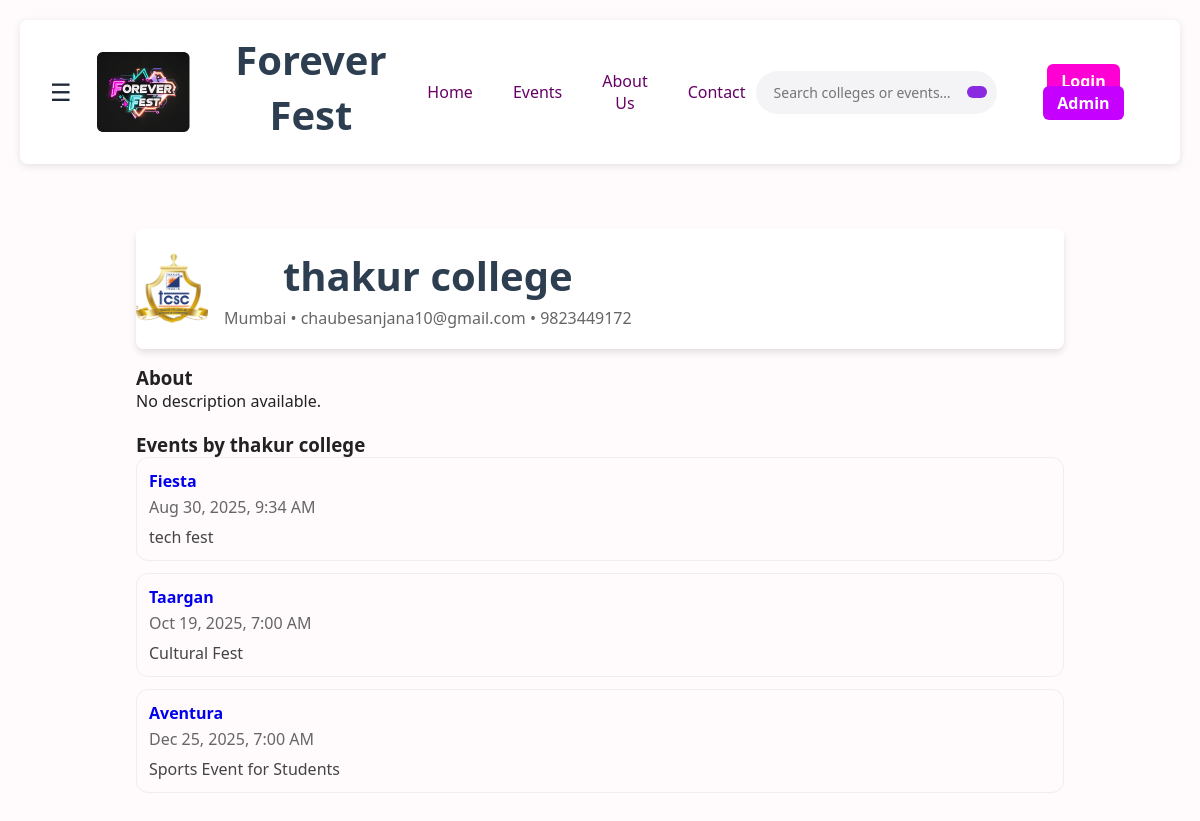
Screenshot of /colleges/COL0001/ with the database file from the repository.
### colleges/models.py (models this page shows, shortened)
class College(models.Model):
    college_id  = models.CharField(max_length=20, primary_key=True, unique=True, default=generate_college_id)
    name        = models.CharField(max_length=100, unique=True)
    contact_no  = models.CharField(max_length=15, blank=True, null=True)
    email       = models.EmailField(max_length=120, blank=True, null=True)
    location    = models.CharField(max_length=120, blank=True, null=True)
    owner_admin = models.OneToOneField(
    AdminProfile, on_delete=models.CASCADE, related_name='college',
    null=True, blank=True
    )
    logo  = models.ImageField(upload_to="college_logos/",blank=True,null=True)
    created_at = models.DateTimeField(auto_now_add=True)

### events/models.py (models this page shows, shortened)
class Event(models.Model):
    image_url = models.CharField(max_length=255, blank=True)
    event_id = models.CharField(primary_key=True, max_length=20, default=generate_event_id)
    college = models.ForeignKey(College,to_field="college_id", db_column="college_id",on_delete=models.CASCADE, related_name="events",)
    title = models.CharField(max_length=80)
    description = models.TextField(blank=True)
    date_time = models.DateTimeField(null=True, blank=True)
    location = models.CharField(max_length=120, blank=True)
    created_by = models.ForeignKey(AdminProfile,to_field="admin_id",db_column="created_by",on_delete=models.SET_NULL,null=True,blank=True,related_name="created_events",)
    class Meta:
        db_table = "events"

### colleges/views.py (the view)
# urls.py: path("<str:college_id>/", views.college_detail, name="college_detail"),
def college_detail(request, college_id):
    college = get_object_or_404(College, college_id=college_id)
    try:
        events_qs = college.events.all()        # if Event FK uses related_name='events'
    except Exception:
        events_qs = Event.objects.filter(college=college)  # fallback
    context = {
        "college": college,
        "events": events_qs.order_by("date_time")  # adjust field name if needed
    }
    return render(request, "colleges/college_detail.html", context)

### colleges/templates/colleges/college_detail.html (shortened to what this page needs)
{% extends "accounts/base.html" %}
{% load static %}
{% block content %}
<div class="container" style="max-width: 960px; margin: 0 auto; padding: 24px 16px;">
  <header style="display:flex; gap:16px; align-items:center; margin-bottom:16px;">
    {% if college.logo %}
      <img src="{{ college.logo.url }}" alt="{{ college.name }}" style="width:72px;height:72px;object-fit:cover;border-radius:12px;">
    {% endif %}
    <div>
      <h1 style="margin:0;">{{ college.name }}</h1>
      <p style="margin:4px 0 0; color:#666;">
        {{ college.location }}{% if college.email %} • {{ college.email }}{% endif %}{% if college.contact_no %} • {{ college.contact_no }}{% endif %}
      </p>
    </div>
  </header>
  <section style="margin-bottom:20px;">
    <h3>About</h3>
    <p>{{ college.description|default:"No description available." }}</p>
  </section>
  <section>
    <h3>Events by {{ college.name }}</h3>
    {% if events %}
      <div style="display:grid; gap:12px;">
        {% for e in events %}
          <div style="border:1px solid #eee; border-radius:12px; padding:12px;">
            <h4 style="margin:0 0 4px;">
              <a href="{% url 'events:event_detail' e.event_id %}">{{ e.title }}</a>
            </h4>
            <p style="margin:0; color:#666;">
              {{ e.date_time|date:"M d, Y, g:i A" }}
            </p>
            {% if e.description %}
              <p style="margin:8px 0 0; color:#444;">{{ e.description|truncatechars:160 }}</p>
            {% endif %}
          </div>
        {% endfor %}
      </div>
    {% else %}
      <p>No events listed yet.</p>
    {% endif %}
  </section>
</div>
{% endblock %}

### static/css/style.css (style rules this page uses)
body { font-family: 'Inter', sans-serif; margin: 0; padding: 0; background: #fffafc; }
body { background: #F7F8FC; }
a { text-decoration: none; }
body, html { height: 100%; margin: 0; }
:root { --primary-color: #2c3e50; --secondary-color: #3498db; --accent-color: #e74c3c; --light-color: #f5f7fa; --dark-color: #2c4e50; --shadow: 0 4px 6px rgba(0,0,0,.1); --radius: 8px; --page-max-width: 1200px; }
* { margin: 0; padding: 0; box-sizing: border-box; font-family: 'Segoe UI', Tahoma, Geneva, Verdana, sans-serif; }
body { background: var(--light-color); color: var(--dark-color); padding: 20px; }
header { text-align: center; margin-bottom: 40px; padding: 20px 0; background: #fff; box-shadow: var(--shadow); border-radius: var(--radius); }
h1 { color: var(--primary-color); font-size: 2.5rem; margin-bottom: 10px; }
body { margin: 0; font-family: 'Inter', sans-serif; background: #fffafc; color: #222; }

### rows the page displays
College: logo (picture), name "thakur college", location "Mumbai", email "chaubesanjana10@gmail.com", contact_no "9823449172"
Event: title "Fiesta", date_time "Aug 30, 2025, 9:34 AM", description "tech fest"
Event: title "Taargan", date_time "Oct 19, 2025, 7:00 AM", description "Cultural Fest"
Event: title "Aventura", date_time "Dec 25, 2025, 7:00 AM", description "Sports Event for Students"

### other values shown
{{ college.description|default:"No description available." }} "No description available."
